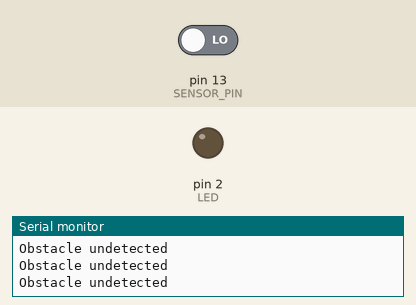
A sketch run on a simulated Arduino Uno, built with avr-gcc and run on an emulated ATmega328P. Shown: output pins drawn as LEDs (lit = HIGH), the last lines printed to the serial monitor. Dashed ring = blinking. The inputs (shaded band) are chosen by the test bench; at power-on: pin 13 (SENSOR_PIN) LOW.

Above: at 2.8 s.
2.9 s: pin 13 (SENSOR_PIN) driven HIGH
At 3.4 s:
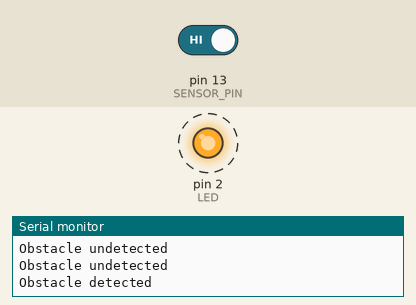
7.0 s: pin 13 (SENSOR_PIN) driven LOW
At 7.8 s:
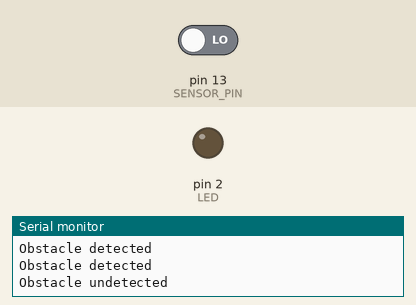
Timing chart, 0 to 10.0 s (numbered marks = the images above; inputs shaded):
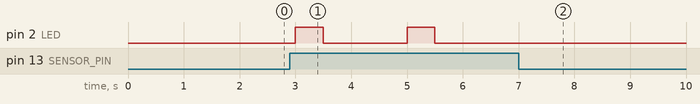

Measured:
- after the input at 2.9 s, pin 2 (LED): alternates HIGH for 0.50 s and LOW for 1.5 s, starting after 0.10 s
- after the input at 7.0 s, pin 2 (LED): stops changing and stays LOW

The sketch:

B.ino
```cpp
#define SENSOR_PIN 13
#define LED 2
void setup() {
  // put your setup code here, to run once:
  pinMode(SENSOR_PIN, INPUT);
  pinMode(LED, OUTPUT);
  Serial.begin(115200);
}

void loop() {
  // put your main code here, to run repeatedly:
  int is_obstacle = digitalRead(SENSOR_PIN);
  if(is_obstacle)
  {
    Serial.println("Obstacle detected");
    digitalWrite(LED, HIGH);
    delay(500);
    digitalWrite(LED, LOW);
    delay(500);
  }
  else{
    Serial.println("Obstacle undetected");
    digitalWrite(LED, LOW);
  }
  delay(1000);

}
```
